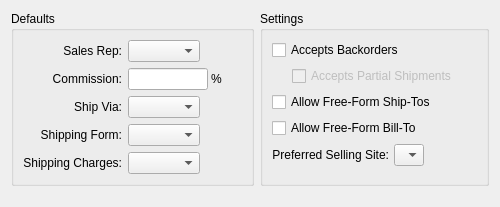
       <widget class="QWidget" name="general" >
        <attribute name="title" >
         <string>General</string>
        </attribute>
        <layout class="QGridLayout" >
         <item row="0" column="0" >
          <layout class="QHBoxLayout" >
           <item>
            <widget class="QGroupBox" name="_defaultGroup" >
             <property name="title" >
              <string>Defaults</string>
             </property>
             <layout class="QGridLayout" >
              <item row="0" column="0" >
               <layout class="QVBoxLayout" >
                <item>
                 <layout class="QGridLayout" >
                  <item row="0" column="0" >
                   <widget class="QLabel" name="_salesrepLit" >
                    <property name="text" >
                     <string>Sales Rep:</string>
                    </property>
                    <property name="alignment" >
                     <set>Qt::AlignRight|Qt::AlignTrailing|Qt::AlignVCenter</set>
                    </property>
                   </widget>
                  </item>
                  <item row="0" column="1" >
                   <layout class="QHBoxLayout" >
                    <item>
                     <widget class="XComboBox" name="_salesrep" >
                      <property name="allowNull" >
                       <bool>true</bool>
                      </property>
                      <property name="type" >
                       <enum>XComboBox::SalesReps</enum>
                      </property>
                     </widget>
                    </item>
                    <item>
                     <spacer>
                      <property name="orientation" >
                       <enum>Qt::Horizontal</enum>
                      </property>
                      <property name="sizeHint" >
                       <size>
                        <width>40</width>
                        <height>20</height>
                       </size>
                      </property>
                     </spacer>
                    </item>
                   </layout>
                  </item>
                  <item row="1" column="0" >
                   <widget class="QLabel" name="_defaultCommPrcnt" >
                    <property name="text" >
                     <string>Commission:</string>
                    </property>
                    <property name="alignment" >
                     <set>Qt::AlignRight|Qt::AlignTrailing|Qt::AlignVCenter</set>
                    </property>
                   </widget>
                  </item>
                  <item row="1" column="1" >
                   <layout class="QHBoxLayout" >
                    <property name="spacing" >
                     <number>3</number>
                    </property>
                    <item>
                     <widget class="XLineEdit" name="_defaultCommissionPrcnt" >
                      <property name="sizePolicy" >
                       <sizepolicy vsizetype="Fixed" hsizetype="Preferred" >
                        <horstretch>0</horstretch>
                        <verstretch>0</verstretch>
                       </sizepolicy>
                      </property>
                      <property name="maximumSize" >
                       <size>
                        <width>80</width>
                        <height>32767</height>
                       </size>
                      </property>
                      <property name="alignment" >
                       <set>Qt::AlignRight</set>
                      </property>
                     </widget>
                    </item>
                    <item>
                     <widget class="QLabel" name="_prcnt1Lit" >
                      <property name="text" >
                       <string>%</string>
                      </property>
                     </widget>
                    </item>
                    <item>
                     <spacer>
                      <property name="orientation" >
                       <enum>Qt::Horizontal</enum>
                      </property>
                      <property name="sizeType" >
                       <enum>QSizePolicy::Expanding</enum>
                      </property>
                      <property name="sizeHint" >
                       <size>
                        <width>20</width>
                        <height>20</height>
                       </size>
                      </property>
                     </spacer>
                    </item>
                   </layout>
                  </item>
                  <item row="2" column="0" >
                   <widget class="QLabel" name="_defaultShipVia" >
                    <property name="text" >
                     <string>Ship Via:</string>
                    </property>
                    <property name="alignment" >
                     <set>Qt::AlignRight|Qt::AlignTrailing|Qt::AlignVCenter</set>
                    </property>
                   </widget>
                  </item>
                  <item row="2" column="1" >
                   <layout class="QHBoxLayout" >
                    <item>
                     <widget class="XComboBox" name="_shipvia" >
                      <property name="sizePolicy" >
                       <sizepolicy vsizetype="Fixed" hsizetype="Expanding" >
                        <horstretch>0</horstretch>
                        <verstretch>0</verstretch>
                       </sizepolicy>
                      </property>
                      <property name="allowNull" >
                       <bool>true</bool>
                      </property>
                      <property name="type" >
                       <enum>XComboBox::ShipVias</enum>
                      </property>
                     </widget>
                    </item>
                    <item>
                     <spacer>
                      <property name="orientation" >
                       <enum>Qt::Horizontal</enum>
                      </property>
                      <property name="sizeHint" >
                       <size>
                        <width>40</width>
                        <height>20</height>
                       </size>
                      </property>
                     </spacer>
                    </item>
                   </layout>
                  </item>
                  <item row="3" column="0" >
                   <widget class="QLabel" name="_defaultBOLFormatLit" >
                    <property name="text" >
                     <string>Shipping Form:</string>
                    </property>
                    <property name="alignment" >
                     <set>Qt::AlignRight|Qt::AlignTrailing|Qt::AlignVCenter</set>
                    </property>
                   </widget>
                  </item>
                  <item row="3" column="1" >
                   <layout class="QHBoxLayout" >
                    <item>
                     <widget class="XComboBox" name="_shipform" >
                      <property name="sizePolicy" >
                       <sizepolicy vsizetype="Fixed" hsizetype="Expanding" >
                        <horstretch>0</horstretch>
                        <verstretch>0</verstretch>
                       </sizepolicy>
                      </property>
                      <property name="allowNull" >
                       <bool>true</bool>
                      </property>
                      <property name="type" >
                       <enum>XComboBox::ShippingForms</enum>
                      </property>
                     </widget>
                    </item>
                    <item>
                     <spacer>
                      <property name="orientation" >
                       <enum>Qt::Horizontal</enum>
                      </property>
                      <property name="sizeHint" >
                       <size>
                        <width>40</width>
                        <height>20</height>
                       </size>
                      </property>
                     </spacer>
                    </item>
                   </layout>
                  </item>
                  <item row="4" column="0" >
                   <widget class="QLabel" name="_shipchrgLit" >
                    <property name="text" >
                     <string>Shipping Charges:</string>
                    </property>
                    <property name="alignment" >
                     <set>Qt::AlignRight|Qt::AlignTrailing|Qt::AlignVCenter</set>
                    </property>
                   </widget>
                  </item>
                  <item row="4" column="1" >
                   <layout class="QHBoxLayout" >
                    <item>
                     <widget class="XComboBox" name="_shipchrg" >
                      <property name="sizePolicy" >
                       <sizepolicy vsizetype="Fixed" hsizetype="Expanding" >
                        <horstretch>0</horstretch>
                        <verstretch>0</verstretch>
                       </sizepolicy>
                      </property>
                      <property name="allowNull" >
                       <bool>true</bool>
                      </property>
                      <property name="type" >
                       <enum>XComboBox::ShippingCharges</enum>
                      </property>
                     </widget>
                    </item>
                    <item>
                     <spacer>
                      <property name="orientation" >
                       <enum>Qt::Horizontal</enum>
                      </property>
                      <property name="sizeHint" >
                       <size>
                        <width>40</width>
                        <height>20</height>
                       </size>
                      </property>
                     </spacer>
                    </item>
                   </layout>
                  </item>
                 </layout>
                </item>
                <item>
                 <spacer>
                  <property name="orientation" >
                   <enum>Qt::Vertical</enum>
                  </property>
                  <property name="sizeType" >
                   <enum>QSizePolicy::Expanding</enum>
                  </property>
                  <property name="sizeHint" >
                   <size>
                    <width>20</width>
                    <height>0</height>
                   </size>
                  </property>
                 </spacer>
                </item>
               </layout>
              </item>
             </layout>
            </widget>
           </item>
           <item>
            <widget class="QGroupBox" name="_settingsGroup" >
             <property name="title" >
              <string>Settings</string>
             </property>
             <layout class="QGridLayout" >
              <item row="0" column="0" >
               <layout class="QVBoxLayout" >
                <item>
                 <layout class="QGridLayout" >
                  <item row="0" column="0" >
                   <layout class="QHBoxLayout" >
                    <item>
                     <widget class="QCheckBox" name="_backorders" >
                      <property name="text" >
                       <string>Accepts Backorders</string>
                      </property>
                     </widget>
                    </item>
                    <item>
                     <spacer>
                      <property name="orientation" >
                       <enum>Qt::Horizontal</enum>
                      </property>
                      <property name="sizeType" >
                       <enum>QSizePolicy::Expanding</enum>
                      </property>
                      <property name="sizeHint" >
                       <size>
                        <width>20</width>
                        <height>20</height>
                       </size>
                      </property>
                     </spacer>
                    </item>
                   </layout>
                  </item>
                  <item row="1" column="0" >
                   <layout class="QHBoxLayout" >
                    <item>
                     <spacer>
                      <property name="orientation" >
                       <enum>Qt::Horizontal</enum>
                      </property>
                      <property name="sizeType" >
                       <enum>QSizePolicy::Preferred</enum>
                      </property>
                      <property name="sizeHint" >
                       <size>
                        <width>20</width>
                        <height>10</height>
                       </size>
                      </property>
                     </spacer>
                    </item>
                    <item>
                     <layout class="QHBoxLayout" >
                      <property name="spacing" >
                       <number>5</number>
                      </property>
                      <item>
                       <widget class="QCheckBox" name="_partialShipments" >
                        <property name="enabled" >
                         <bool>false</bool>
                        </property>
                        <property name="text" >
                         <string>Accepts Partial Shipments</string>
                        </property>
                       </widget>
                      </item>
                      <item>
                       <spacer>
                        <property name="orientation" >
                         <enum>Qt::Horizontal</enum>
                        </property>
                        <property name="sizeType" >
                         <enum>QSizePolicy::Expanding</enum>
                        </property>
                        <property name="sizeHint" >
                         <size>
                          <width>20</width>
                          <height>20</height>
                         </size>
                        </property>
                       </spacer>
                      </item>
                     </layout>
                    </item>
                   </layout>
                  </item>
                  <item row="2" column="0" >
                   <layout class="QHBoxLayout" >
                    <item>
                     <widget class="QCheckBox" name="_allowFFShipto" >
                      <property name="text" >
                       <string>Allow Free-Form Ship-Tos</string>
                      </property>
                     </widget>
                    </item>
                    <item>
                     <spacer>
                      <property name="orientation" >
                       <enum>Qt::Horizontal</enum>
                      </property>
                      <property name="sizeType" >
                       <enum>QSizePolicy::Expanding</enum>
                      </property>
                      <property name="sizeHint" >
                       <size>
                        <width>20</width>
                        <height>20</height>
                       </size>
                      </property>
                     </spacer>
                    </item>
                   </layout>
                  </item>
                  <item row="3" column="0" >
                   <layout class="QHBoxLayout" >
                    <item>
                     <widget class="QCheckBox" name="_allowFFBillto" >
                      <property name="text" >
                       <string>Allow Free-Form Bill-To</string>
                      </property>
                     </widget>
                    </item>
                    <item>
                     <spacer>
                      <property name="orientation" >
                       <enum>Qt::Horizontal</enum>
                      </property>
                      <property name="sizeType" >
                       <enum>QSizePolicy::Expanding</enum>
                      </property>
                      <property name="sizeHint" >
                       <size>
                        <width>20</width>
                        <height>20</height>
                       </size>
                      </property>
                     </spacer>
                    </item>
                   </layout>
                  </item>
                  <item row="4" column="0" >
                   <layout class="QHBoxLayout" >
                    <property name="spacing" >
                     <number>5</number>
                    </property>
                    <item>
                     <widget class="QLabel" name="_sellingWarehouseLit" >
                      <property name="text" >
                       <string>Preferred Selling Site:</string>
                      </property>
                      <property name="alignment" >
                       <set>Qt::AlignRight|Qt::AlignTrailing|Qt::AlignVCenter</set>
                      </property>
                     </widget>
                    </item>
                    <item>
                     <widget class="WComboBox" name="_sellingWarehouse" >
                      <property name="allowNull" >
                       <bool>true</bool>
                      </property>
                      <item>
                       <property name="text" >
                        <string/>
                       </property>
                      </item>
                      <item>
                       <property name="text" >
                        <string/>
                       </property>
                      </item>
                      <item>
                       <property name="text" >
                        <string/>
                       </property>
                      </item>
                      <item>
                       <property name="text" >
                        <string/>
                       </property>
                      </item>
                      <item>
                       <property name="text" >
                        <string/>
                       </property>
                      </item>
                      <item>
                       <property name="text" >
                        <string/>
                       </property>
                      </item>
                      <item>
                       <property name="text" >
                        <string/>
                       </property>
                      </item>
                      <item>
                       <property name="text" >
                        <string/>
                       </property>
                      </item>
                      <item>
                       <property name="text" >
                        <string/>
                       </property>
                      </item>
                      <item>
                       <property name="text" >
                        <string/>
                       </property>
                      </item>
                      <item>
                       <property name="text" >
                        <string/>
                       </property>
                      </item>
                      <item>
                       <property name="text" >
                        <string/>
                       </property>
                      </item>
                      <item>
                       <property name="text" >
                        <string/>
                       </property>
                      </item>
                      <item>
                       <property name="text" >
                        <string/>
                       </property>
                      </item>
                      <item>
                       <property name="text" >
                        <string/>
                       </property>
                      </item>
                      <item>
                       <property name="text" >
                        <string/>
                       </property>
                      </item>
                      <item>
                       <property name="text" >
                        <string/>
                       </property>
                      </item>
                      <item>
                       <property name="text" >
                        <string/>
                       </property>
                      </item>
                      <item>
                       <property name="text" >
                        <string/>
                       </property>
                      </item>
                      <item>
                       <property name="text" >
                        <string/>
                       </property>
                      </item>
                      <item>
                       <property name="text" >
                        <string/>
                       </property>
                      </item>
                     </widget>
                    </item>
                    <item>
                     <spacer>
                      <property name="orientation" >
                       <enum>Qt::Horizontal</enum>
                      </property>
                      <property name="sizeHint" >
                       <size>
                        <width>20</width>
                        <height>20</height>
                       </size>
                      </property>
                     </spacer>
                    </item>
                   </layout>
                  </item>
                 </layout>
                </item>
                <item>
                 <spacer>
                  <property name="orientation" >
                   <enum>Qt::Vertical</enum>
                  </property>
                  <property name="sizeHint" >
                   <size>
                    <width>20</width>
                    <height>0</height>
                   </size>
                  </property>
                 </spacer>
                </item>
               </layout>
              </item>
             </layout>
            </widget>
           </item>
          </layout>
         </item>
         <item row="1" column="0" >
          <spacer>
           <property name="orientation" >
            <enum>Qt::Vertical</enum>
           </property>
           <property name="sizeType" >
            <enum>QSizePolicy::Expanding</enum>
           </property>
           <property name="sizeHint" >
            <size>
             <width>20</width>
             <height>10</height>
            </size>
           </property>
          </spacer>
         </item>
        </layout>
       </widget>
